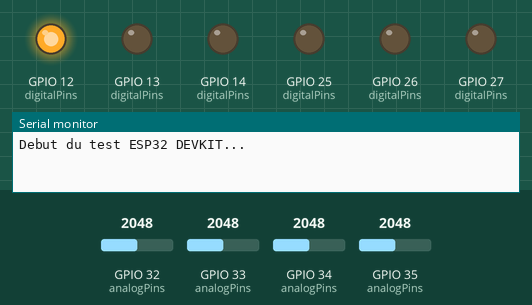
The sketch below on a simulated ESP32. Shown: output pins drawn as LEDs (lit = HIGH), the last lines printed to the serial monitor. The inputs (shaded band) are chosen by the test bench; at power-on: GPIO 32 (analogPins) = 2048, GPIO 33 (analogPins) = 2048, GPIO 34 (analogPins) = 2048, GPIO 35 (analogPins) = 2048.

Above: at 0.1 s.
At 0.9 s:
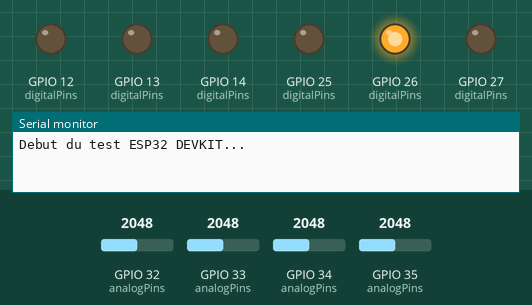
At 1.7 s:
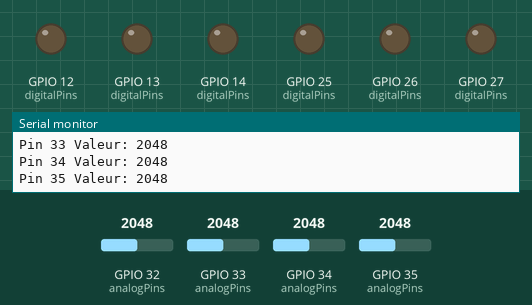
At 2.5 s:
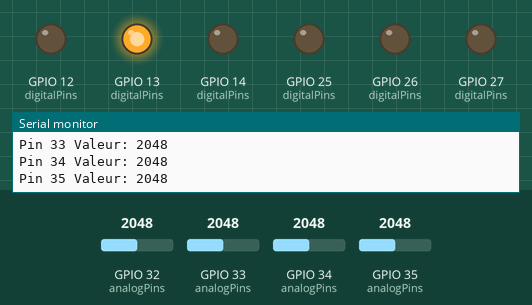
At 3.3 s:
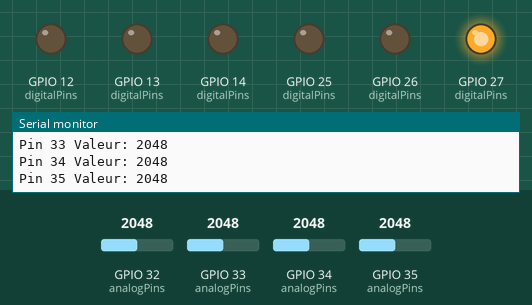
At 4.9 s:
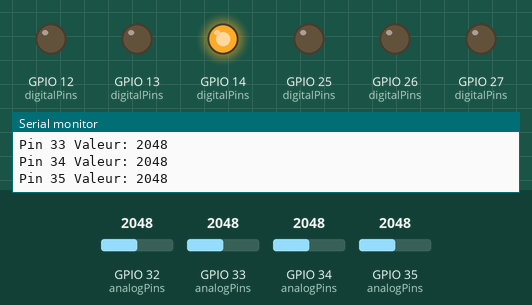
Timing chart, 0 to 5.2 s (numbered marks = the images above):
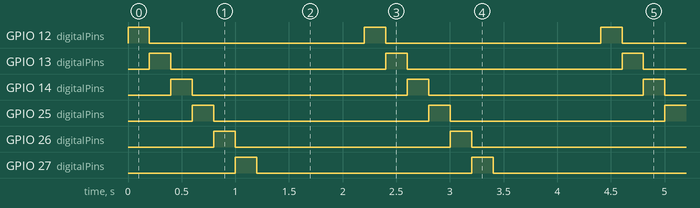

The sketch:

test_port_esp32devkit.ino
```cpp
//test des ports pour esp32 DEVKIT
const int digitalPins[] = {12, 13, 14, 25, 26, 27};
const int analogPins[] = {32, 33, 34, 35};

void setup() {
  Serial.begin(115200);
  for(int p : digitalPins) pinMode(p, OUTPUT);
  Serial.println("Debut du test ESP32 DEVKIT...");
}

void loop() {
  //test de sorties digitales (LCD/Ultrason)
  for(int p : digitalPins) {
    digitalWrite(p, HIGH);
    delay(200);
    digitalWrite(p, LOW);
  }

  //test des entrées analogiques (capteurs)
  for(int p : analogPins) {
    Serial.print("Pin "); Serial.print(p);
    Serial.print(" Valeur: "); Serial.println(analogRead(p));
  }
  delay(1000);
}
```

Measured:
- by itself, GPIO 12 (digitalPins), GPIO 13 (digitalPins), GPIO 14 (digitalPins), GPIO 25 (digitalPins), GPIO 26 (digitalPins), GPIO 27 (digitalPins): alternates HIGH for 0.20 s and LOW for 2.0 s
- by itself, everything shown: repeats every 2.2 s, in 7 steps
